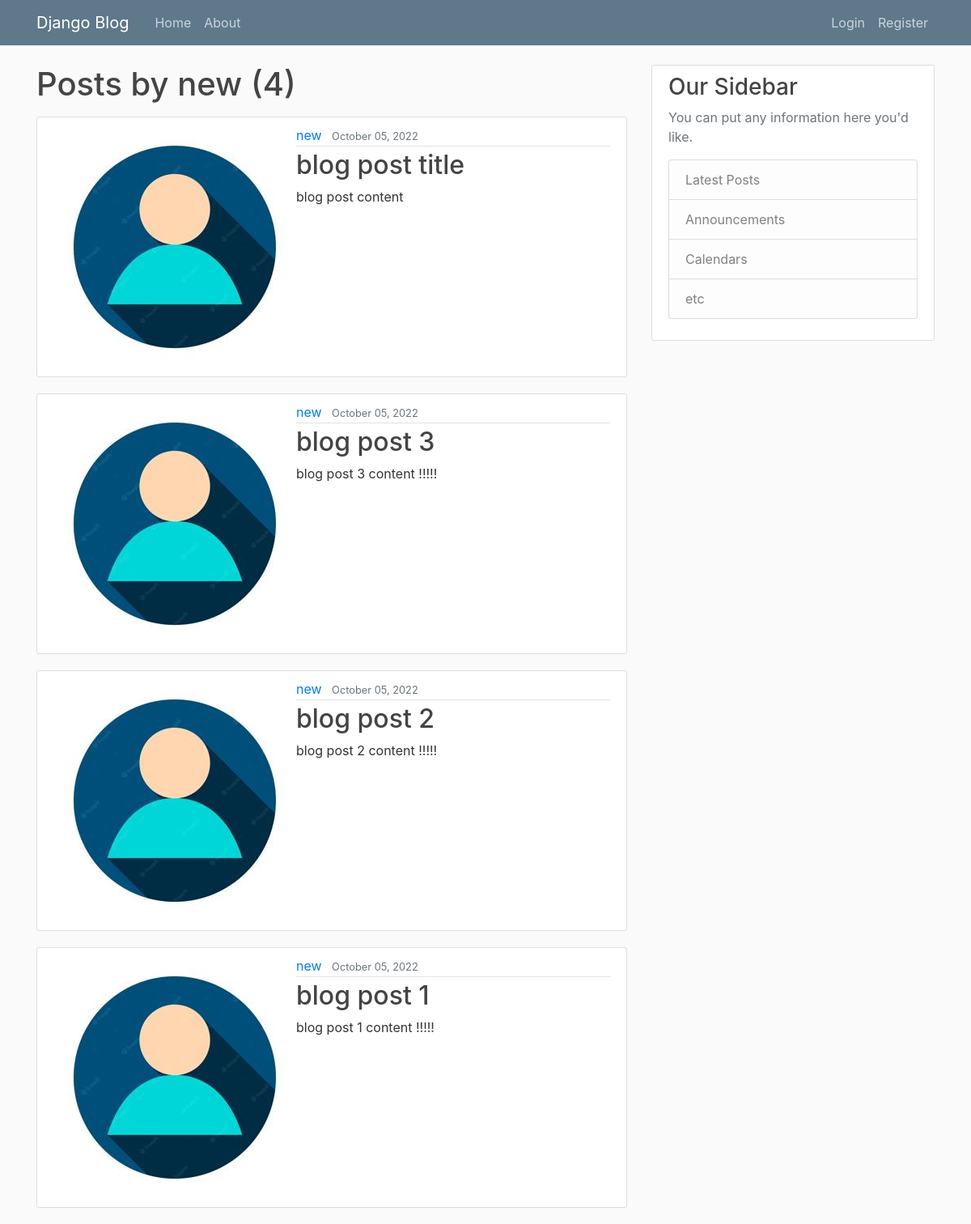
Screenshot of /user/new with the database file from the repository.
### blog/models.py (models this page shows, shortened)
class Post(models.Model):
    title = models.CharField(max_length=100)
    content = models.TextField()
    date_posted = models.DateTimeField(default=timezone.now)
    author = models.ForeignKey(User, on_delete=models.CASCADE)

### users/models.py (models this page shows, shortened)
class Profile(models.Model):
    user = models.OneToOneField(User, on_delete=models.CASCADE)
    img = models.ImageField(default='default.jpeg', upload_to='profile_pics')

### blog/views.py (the view)
# urls.py: path('user/<str:username>', UserPostListView.as_view(), name='user-posts'),
class UserPostListView(ListView):
    model = Post
    template_name = 'blog/user_posts.html'
    context_object_name = "posts"
    paginate_by = 5
    def get_queryset(self):
        user = get_object_or_404(User, username=self.kwargs.get('username'))
        return Post.objects.filter(author=user).order_by('-date_posted')

### blog/templates/blog/user_posts.html (shortened to what this page needs)
{% extends "blog/base.html" %}
{% block content %}
    <h1 class="mb-3">Posts by {{view.kwargs.username}} ({{page_obj.paginator.count}})</h1>
    {% for post in posts %}
        <article class="media content-section">
            <img src="{{post.author.profile.img.url}}" class="rounded-circle article-image" />
            <div class="media-body">
                <div class="article-metadata">
                    <a class="mr-2" href="{% url 'user-posts' post.author.username %}">{{ post.author }}</a>
                    <small class="text-muted">{{ post.date_posted|date:"F d, Y" }}</small>
                </div>
                <h2><a class="article-title" href="{% url 'post-detail' post.id %}">{{ post.title }}</a></h2>
                <p class="article-content">{{ post.content }}</p>
                </div>
        </article>
    {% endfor %}
{% endblock content %}

### blog/static/blog/main.css (style rules this page uses)
body { background: #fafafa; color: #333333; margin-top: 5rem; }
h1, h2, h3, h4, h5, h6 { color: #444444; }
.content-section { background: #ffffff; padding: 10px 20px; border: 1px solid #dddddd; border-radius: 3px; margin-bottom: 20px; }
.article-title { color: #444444; }
.article-content { white-space: pre-line; }
.article-metadata { padding-bottom: 1px; margin-bottom: 4px; border-bottom: 1px solid #e3e3e3 }

### rows the page displays
Post: author.profile.img (placeholder picture), author "new", date_posted "October 05, 2022", title "blog post title", content "blog post content"
Post: author.profile.img (placeholder picture), author "new", date_posted "October 05, 2022", title "blog post 3", content "blog post 3 content !!!!!"
Post: author.profile.img (placeholder picture), author "new", date_posted "October 05, 2022", title "blog post 2", content "blog post 2 content !!!!!"
Post: author.profile.img (placeholder picture), author "new", date_posted "October 05, 2022", title "blog post 1", content "blog post 1 content !!!!!"

### other values shown
{{ view.kwargs.username }} "new"
{{ page_obj.paginator.count }} "4"
